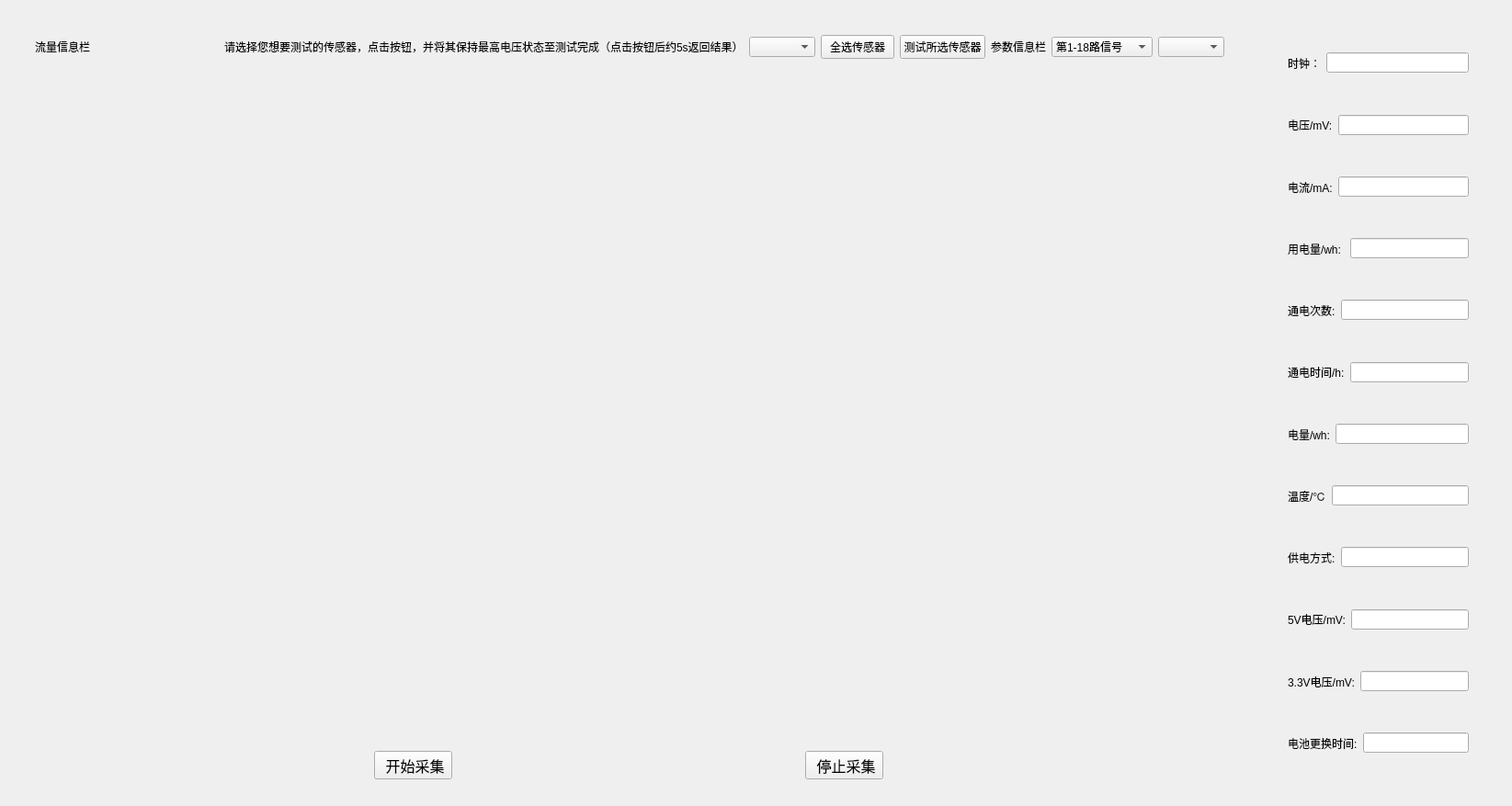
<?xml version="1.0" encoding="UTF-8"?>
<ui version="4.0">
 <class>TestPanel</class>
 <widget class="QWidget" name="TestPanel">
  <property name="geometry">
   <rect>
    <x>0</x>
    <y>0</y>
    <width>1645</width>
    <height>877</height>
   </rect>
  </property>
  <property name="windowTitle">
   <string>Form</string>
  </property>
  <layout class="QHBoxLayout" name="horizontalLayout_12">
   <item>
    <widget class="QWidget" name="widget_8" native="true">
     <property name="sizePolicy">
      <sizepolicy hsizetype="Preferred" vsizetype="Preferred">
       <horstretch>5</horstretch>
       <verstretch>0</verstretch>
      </sizepolicy>
     </property>
     <layout class="QVBoxLayout" name="verticalLayout_2">
      <item>
       <widget class="QWidget" name="widget_6" native="true">
        <layout class="QVBoxLayout" name="verticalLayout">
         <item>
          <widget class="QWidget" name="widget_7" native="true">
           <layout class="QHBoxLayout" name="horizontalLayout_6">
            <item>
             <widget class="QLabel" name="ByteSpeedLabel">
              <property name="text">
               <string>流量信息栏</string>
              </property>
             </widget>
            </item>
            <item>
             <spacer name="horizontalSpacer">
              <property name="orientation">
               <enum>Qt::Horizontal</enum>
              </property>
              <property name="sizeHint" stdset="0">
               <size>
                <width>40</width>
                <height>20</height>
               </size>
              </property>
             </spacer>
            </item>
            <item>
             <widget class="QLabel" name="testInfoLabel">
              <property name="text">
               <string>请选择您想要测试的传感器，点击按钮，并将其保持最高电压状态至测试完成（点击按钮后约5s返回结果）</string>
              </property>
             </widget>
            </item>
            <item>
             <widget class="MultiSelectComboBox" name="testObjectComboBox">
              <property name="placeholderText">
               <string/>
              </property>
             </widget>
            </item>
            <item>
             <widget class="QPushButton" name="testAllBtn">
              <property name="text">
               <string>全选传感器</string>
              </property>
             </widget>
            </item>
            <item>
             <widget class="QPushButton" name="TestObjectsBtn">
              <property name="text">
               <string>测试所选传感器</string>
              </property>
             </widget>
            </item>
            <item>
             <widget class="QLabel" name="ParametersLabel">
              <property name="text">
               <string>参数信息栏</string>
              </property>
             </widget>
            </item>
            <item>
             <widget class="QComboBox" name="bxDataRoadsSelectingComboBox">
              <item>
               <property name="text">
                <string>第1-18路信号</string>
               </property>
              </item>
              <item>
               <property name="text">
                <string>第19-36路信号</string>
               </property>
              </item>
              <item>
               <property name="text">
                <string>第37-54路信号</string>
               </property>
              </item>
             </widget>
            </item>
            <item>
             <widget class="QComboBox" name="MFLRoadscomboBox"/>
            </item>
           </layout>
          </widget>
         </item>
         <item>
          <widget class="QStackedWidget" name="stackedWidget">
           <property name="currentIndex">
            <number>3</number>
           </property>
           <widget class="QWidget" name="page">
            <layout class="QHBoxLayout" name="horizontalLayout">
             <item>
              <widget class="QCustomPlot" name="TestPlot1" native="true"/>
             </item>
             <item>
              <widget class="QCustomPlot" name="TestPlot2" native="true"/>
             </item>
             <item>
              <widget class="QCustomPlot" name="TestPlot3" native="true"/>
             </item>
            </layout>
           </widget>
           <widget class="QWidget" name="page_1">
            <layout class="QHBoxLayout" name="horizontalLayout_2">
             <item>
              <widget class="QCustomPlot" name="TestPlot4" native="true"/>
             </item>
             <item>
              <widget class="QCustomPlot" name="TestPlot5" native="true"/>
             </item>
             <item>
              <widget class="QCustomPlot" name="TestPlot6" native="true"/>
             </item>
            </layout>
           </widget>
           <widget class="QWidget" name="page_2">
            <layout class="QHBoxLayout" name="horizontalLayout_3">
             <item>
              <widget class="QCustomPlot" name="TestPlot7" native="true"/>
             </item>
             <item>
              <widget class="QCustomPlot" name="TestPlot8" native="true"/>
             </item>
             <item>
              <widget class="QCustomPlot" name="TestPlot9" native="true"/>
             </item>
            </layout>
           </widget>
           <widget class="QWidget" name="page_3">
            <layout class="QGridLayout" name="gridLayout">
             <item row="0" column="0">
              <widget class="QCustomPlot" name="MFLPlot_X" native="true"/>
             </item>
             <item row="0" column="1">
              <widget class="QCustomPlot" name="MFLPlot_Y" native="true"/>
             </item>
             <item row="0" column="2">
              <widget class="QCustomPlot" name="MFLPlot_Z" native="true"/>
             </item>
            </layout>
           </widget>
          </widget>
         </item>
         <item>
          <widget class="QWidget" name="widget" native="true">
           <property name="sizePolicy">
            <sizepolicy hsizetype="Preferred" vsizetype="Expanding">
             <horstretch>0</horstretch>
             <verstretch>0</verstretch>
            </sizepolicy>
           </property>
           <layout class="QHBoxLayout" name="horizontalLayout_5">
            <item>
             <widget class="QCustomPlot" name="temperaturePlot" native="true"/>
            </item>
            <item>
             <widget class="QCustomPlot" name="distancePlot" native="true"/>
            </item>
            <item>
             <widget class="QCustomPlot" name="positionPlot" native="true"/>
            </item>
           </layout>
          </widget>
         </item>
        </layout>
       </widget>
      </item>
      <item>
       <widget class="QWidget" name="widget_5" native="true">
        <layout class="QHBoxLayout" name="horizontalLayout_4">
         <item>
          <widget class="QToolButton" name="TestPanel_StartBtn">
           <property name="font">
            <font>
             <pointsize>12</pointsize>
            </font>
           </property>
           <property name="text">
            <string> 开始采集</string>
           </property>
           <property name="icon">
            <iconset resource="../../src.qrc">
             <normaloff>:/uidemo08/dataCollectingIcon_files/1-200412191023.png</normaloff>:/uidemo08/dataCollectingIcon_files/1-200412191023.png</iconset>
           </property>
           <property name="iconSize">
            <size>
             <width>32</width>
             <height>32</height>
            </size>
           </property>
           <property name="toolButtonStyle">
            <enum>Qt::ToolButtonTextBesideIcon</enum>
           </property>
          </widget>
         </item>
         <item>
          <widget class="QToolButton" name="TestPanel_StopBtn">
           <property name="font">
            <font>
             <pointsize>12</pointsize>
            </font>
           </property>
           <property name="text">
            <string> 停止采集</string>
           </property>
           <property name="icon">
            <iconset resource="../../core_qss/qss.qrc">
             <normaloff>:/qss/blacksoft/radiobutton_checked.png</normaloff>:/qss/blacksoft/radiobutton_checked.png</iconset>
           </property>
           <property name="iconSize">
            <size>
             <width>32</width>
             <height>34</height>
            </size>
           </property>
           <property name="toolButtonStyle">
            <enum>Qt::ToolButtonTextBesideIcon</enum>
           </property>
          </widget>
         </item>
        </layout>
       </widget>
      </item>
     </layout>
    </widget>
   </item>
   <item>
    <widget class="QWidget" name="widget_12" native="true">
     <property name="sizePolicy">
      <sizepolicy hsizetype="Preferred" vsizetype="Preferred">
       <horstretch>1</horstretch>
       <verstretch>0</verstretch>
      </sizepolicy>
     </property>
     <layout class="QVBoxLayout" name="verticalLayout_5">
      <item>
       <widget class="QWidget" name="widget_9" native="true">
        <property name="sizePolicy">
         <sizepolicy hsizetype="Preferred" vsizetype="Preferred">
          <horstretch>0</horstretch>
          <verstretch>0</verstretch>
         </sizepolicy>
        </property>
        <layout class="QHBoxLayout" name="horizontalLayout_8">
         <item>
          <widget class="QWidget" name="widget_10" native="true">
           <property name="sizePolicy">
            <sizepolicy hsizetype="Preferred" vsizetype="Preferred">
             <horstretch>1</horstretch>
             <verstretch>0</verstretch>
            </sizepolicy>
           </property>
           <layout class="QVBoxLayout" name="verticalLayout_3">
            <item>
             <widget class="QWidget" name="widget_14" native="true">
              <layout class="QHBoxLayout" name="horizontalLayout_14">
               <item>
                <widget class="QLabel" name="label_8">
                 <property name="text">
                  <string>时钟：</string>
                 </property>
                </widget>
               </item>
               <item>
                <widget class="QLineEdit" name="clockEdit"/>
               </item>
              </layout>
             </widget>
            </item>
            <item>
             <widget class="QWidget" name="widget_13" native="true">
              <layout class="QHBoxLayout" name="horizontalLayout_13">
               <item>
                <widget class="QLabel" name="label_7">
                 <property name="text">
                  <string>电压/mV:</string>
                 </property>
                </widget>
               </item>
               <item>
                <widget class="QLineEdit" name="voltEdit"/>
               </item>
              </layout>
             </widget>
            </item>
            <item>
             <widget class="QWidget" name="widget_11" native="true">
              <layout class="QHBoxLayout" name="horizontalLayout_10">
               <item>
                <widget class="QLabel" name="label_4">
                 <property name="text">
                  <string>电流/mA:</string>
                 </property>
                </widget>
               </item>
               <item>
                <widget class="QLineEdit" name="currentEdit"/>
               </item>
              </layout>
             </widget>
            </item>
            <item>
             <widget class="QWidget" name="widget_15" native="true">
              <layout class="QHBoxLayout" name="horizontalLayout_11">
               <item>
                <widget class="QLabel" name="label_5">
                 <property name="text">
                  <string>用电量/wh: </string>
                 </property>
                </widget>
               </item>
               <item>
                <widget class="QLineEdit" name="usedElectricityEdit"/>
               </item>
              </layout>
             </widget>
            </item>
            <item>
             <widget class="QWidget" name="widget_16" native="true">
              <layout class="QHBoxLayout" name="horizontalLayout_7">
               <item>
                <widget class="QLabel" name="label">
                 <property name="text">
                  <string>通电次数:</string>
                 </property>
                </widget>
               </item>
               <item>
                <widget class="QLineEdit" name="batteryUsedTimesEdit"/>
               </item>
              </layout>
             </widget>
            </item>
            <item>
             <widget class="QWidget" name="widget_17" native="true">
              <layout class="QHBoxLayout" name="horizontalLayout_9">
               <item>
                <widget class="QLabel" name="label_3">
                 <property name="text">
                  <string>通电时间/h:</string>
                 </property>
                </widget>
               </item>
               <item>
                <widget class="QLineEdit" name="batteryWorkingTimeEdit"/>
               </item>
              </layout>
             </widget>
            </item>
            <item>
             <widget class="QWidget" name="widget_18" native="true">
              <layout class="QHBoxLayout" name="horizontalLayout_17">
               <item>
                <widget class="QLabel" name="label_11">
                 <property name="text">
                  <string>电量/wh:</string>
                 </property>
                </widget>
               </item>
               <item>
                <widget class="QLineEdit" name="electricVolumeEdit"/>
               </item>
              </layout>
             </widget>
            </item>
            <item>
             <widget class="QWidget" name="widget_19" native="true">
              <layout class="QHBoxLayout" name="horizontalLayout_18">
               <item>
                <widget class="QLabel" name="label_12">
                 <property name="text">
                  <string>温度/℃</string>
                 </property>
                </widget>
               </item>
               <item>
                <widget class="QLineEdit" name="temperatureEdit"/>
               </item>
              </layout>
             </widget>
            </item>
            <item>
             <widget class="QWidget" name="widget_20" native="true">
              <layout class="QHBoxLayout" name="horizontalLayout_19">
               <item>
                <widget class="QLabel" name="label_13">
                 <property name="text">
                  <string>供电方式:</string>
                 </property>
                </widget>
               </item>
               <item>
                <widget class="QLineEdit" name="batteryModeEdit"/>
               </item>
              </layout>
             </widget>
            </item>
            <item>
             <widget class="QWidget" name="widget_21" native="true">
              <layout class="QHBoxLayout" name="horizontalLayout_20">
               <item>
                <widget class="QLabel" name="label_14">
                 <property name="text">
                  <string>5V电压/mV:</string>
                 </property>
                </widget>
               </item>
               <item>
                <widget class="QLineEdit" name="fiveVoltEdit"/>
               </item>
              </layout>
             </widget>
            </item>
            <item>
             <widget class="QWidget" name="widget_22" native="true">
              <layout class="QHBoxLayout" name="horizontalLayout_16">
               <item>
                <widget class="QLabel" name="label_10">
                 <property name="text">
                  <string>3.3V电压/mV:</string>
                 </property>
                </widget>
               </item>
               <item>
                <widget class="QLineEdit" name="threePointThreeVoltEdit"/>
               </item>
              </layout>
             </widget>
            </item>
            <item>
             <widget class="QWidget" name="widget_24" native="true">
              <layout class="QHBoxLayout" name="horizontalLayout_23">
               <item>
                <widget class="QLabel" name="label_17">
                 <property name="text">
                  <string>电池更换时间:</string>
                 </property>
                </widget>
               </item>
               <item>
                <widget class="QLineEdit" name="batteryChangedTimeEdit"/>
               </item>
              </layout>
             </widget>
            </item>
           </layout>
          </widget>
         </item>
        </layout>
       </widget>
      </item>
     </layout>
    </widget>
   </item>
  </layout>
 </widget>
 <customwidgets>
  <customwidget>
   <class>QCustomPlot</class>
   <extends>QWidget</extends>
   <header>qcustomplot.h</header>
   <container>1</container>
  </customwidget>
  <customwidget>
   <class>MultiSelectComboBox</class>
   <extends>QComboBox</extends>
   <header>multiselectcombobox.h</header>
  </customwidget>
 </customwidgets>
 <resources>
  <include location="../../core_qss/qss.qrc"/>
  <include location="../../src.qrc"/>
 </resources>
 <connections/>
</ui>
